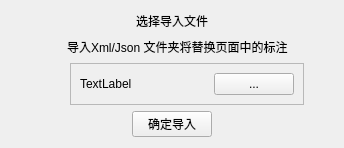
<?xml version="1.0" encoding="UTF-8"?>
<ui version="4.0">
 <class>ImportDialog</class>
 <widget class="QWidget" name="ImportDialog">
  <property name="geometry">
   <rect>
    <x>0</x>
    <y>0</y>
    <width>344</width>
    <height>145</height>
   </rect>
  </property>
  <property name="windowTitle">
   <string>Form</string>
  </property>
  <layout class="QVBoxLayout" name="verticalLayout" stretch="2,0,0,1">
   <item>
    <layout class="QHBoxLayout" name="horizontalLayout">
     <item>
      <spacer name="horizontalSpacer_5">
       <property name="orientation">
        <enum>Qt::Horizontal</enum>
       </property>
       <property name="sizeHint" stdset="0">
        <size>
         <width>40</width>
         <height>20</height>
        </size>
       </property>
      </spacer>
     </item>
     <item>
      <widget class="QLabel" name="label">
       <property name="text">
        <string>选择导入文件</string>
       </property>
      </widget>
     </item>
     <item>
      <spacer name="horizontalSpacer_6">
       <property name="orientation">
        <enum>Qt::Horizontal</enum>
       </property>
       <property name="sizeHint" stdset="0">
        <size>
         <width>40</width>
         <height>20</height>
        </size>
       </property>
      </spacer>
     </item>
    </layout>
   </item>
   <item>
    <layout class="QHBoxLayout" name="horizontalLayout_4" stretch="2,8,0">
     <item>
      <spacer name="horizontalSpacer_7">
       <property name="orientation">
        <enum>Qt::Horizontal</enum>
       </property>
       <property name="sizeHint" stdset="0">
        <size>
         <width>40</width>
         <height>20</height>
        </size>
       </property>
      </spacer>
     </item>
     <item>
      <widget class="QLabel" name="label_2">
       <property name="styleSheet">
        <string notr="true"/>
       </property>
       <property name="text">
        <string>导入Xml/Json 文件夹将替换页面中的标注</string>
       </property>
      </widget>
     </item>
     <item>
      <spacer name="horizontalSpacer_8">
       <property name="orientation">
        <enum>Qt::Horizontal</enum>
       </property>
       <property name="sizeHint" stdset="0">
        <size>
         <width>40</width>
         <height>20</height>
        </size>
       </property>
      </spacer>
     </item>
    </layout>
   </item>
   <item>
    <layout class="QHBoxLayout" name="horizontalLayout_2" stretch="2,8,1">
     <item>
      <spacer name="horizontalSpacer_4">
       <property name="orientation">
        <enum>Qt::Horizontal</enum>
       </property>
       <property name="sizeHint" stdset="0">
        <size>
         <width>40</width>
         <height>20</height>
        </size>
       </property>
      </spacer>
     </item>
     <item>
      <widget class="QFrame" name="frame">
       <property name="frameShape">
        <enum>QFrame::StyledPanel</enum>
       </property>
       <property name="frameShadow">
        <enum>QFrame::Raised</enum>
       </property>
       <layout class="QHBoxLayout" name="horizontalLayout_5" stretch="9,1">
        <item>
         <widget class="QLabel" name="label_3">
          <property name="text">
           <string>TextLabel</string>
          </property>
         </widget>
        </item>
        <item>
         <widget class="QPushButton" name="import_file_button">
          <property name="text">
           <string>...</string>
          </property>
         </widget>
        </item>
       </layout>
      </widget>
     </item>
     <item>
      <spacer name="horizontalSpacer_3">
       <property name="orientation">
        <enum>Qt::Horizontal</enum>
       </property>
       <property name="sizeHint" stdset="0">
        <size>
         <width>40</width>
         <height>20</height>
        </size>
       </property>
      </spacer>
     </item>
    </layout>
   </item>
   <item>
    <layout class="QHBoxLayout" name="horizontalLayout_3">
     <item>
      <spacer name="horizontalSpacer_2">
       <property name="orientation">
        <enum>Qt::Horizontal</enum>
       </property>
       <property name="sizeHint" stdset="0">
        <size>
         <width>40</width>
         <height>20</height>
        </size>
       </property>
      </spacer>
     </item>
     <item>
      <widget class="QPushButton" name="determine_import_button">
       <property name="styleSheet">
        <string notr="true"/>
       </property>
       <property name="text">
        <string>确定导入</string>
       </property>
      </widget>
     </item>
     <item>
      <spacer name="horizontalSpacer">
       <property name="orientation">
        <enum>Qt::Horizontal</enum>
       </property>
       <property name="sizeHint" stdset="0">
        <size>
         <width>40</width>
         <height>20</height>
        </size>
       </property>
      </spacer>
     </item>
    </layout>
   </item>
  </layout>
 </widget>
 <resources/>
 <connections/>
</ui>
